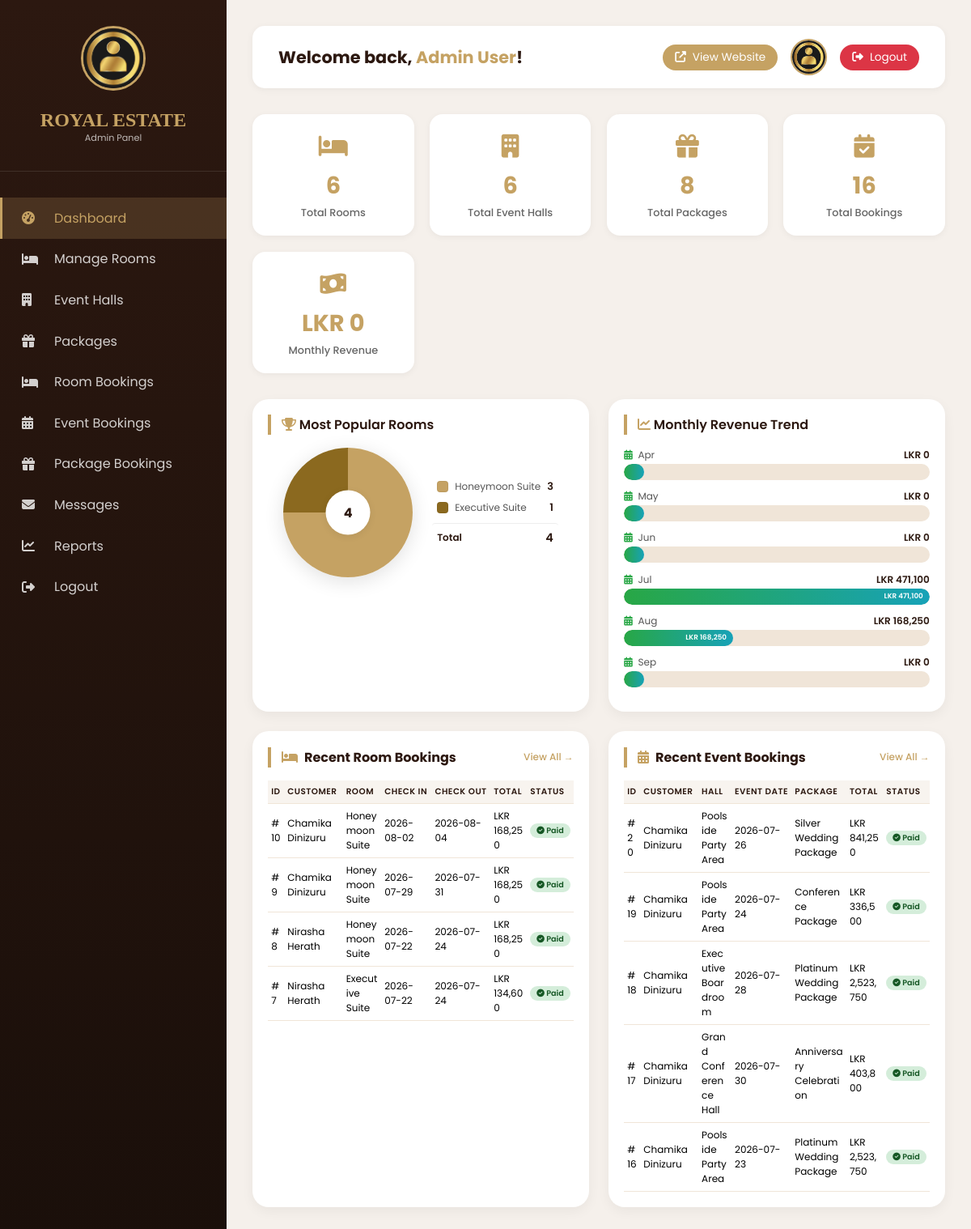
The app's page /admin/index.php (signed in) with its own data.
### tables this page shows
CREATE TABLE `room_bookings` (
  `id` int(11) NOT NULL,
  `user_id` int(11) NOT NULL,
  `room_id` int(11) NOT NULL,
  `check_in` date NOT NULL,
  `check_out` date NOT NULL,
  `guests` int(11) NOT NULL,
  `total_price` decimal(10,2) NOT NULL,
  `special_requests` text DEFAULT NULL,
  `status` enum('pending','confirmed','cancelled','completed') DEFAULT 'pending',
  `payment_status` enum('unpaid','paid','refunded') NOT NULL DEFAULT 'unpaid',
  `stripe_payment_intent_id` varchar(255) DEFAULT NULL,
  `created_at` timestamp NOT NULL DEFAULT current_timestamp()
);

CREATE TABLE `users` (
  `id` int(11) NOT NULL,
  `name` varchar(100) NOT NULL,
  `email` varchar(100) NOT NULL,
  `password` varchar(255) NOT NULL,
  `role` enum('user','admin','owner') DEFAULT 'user',
  `avatar` varchar(255) DEFAULT 'https://randomuser.me/api/portraits/men/32.jpg',
  `created_at` timestamp NOT NULL DEFAULT current_timestamp()
);

CREATE TABLE `rooms` (
  `id` int(11) NOT NULL,
  `name` varchar(100) NOT NULL,
  `price` decimal(10,2) NOT NULL,
  `max_guests` int(11) NOT NULL,
  `description` text DEFAULT NULL,
  `features` text DEFAULT NULL,
  `badge` varchar(100) DEFAULT 'Premium',
  `image` varchar(255) DEFAULT NULL,
  `images` text DEFAULT NULL,
  `status` enum('active','inactive') DEFAULT 'active',
  `created_at` timestamp NOT NULL DEFAULT current_timestamp()
);

CREATE TABLE `event_bookings` (
  `id` int(11) NOT NULL,
  `user_id` int(11) NOT NULL,
  `hall_id` int(11) NOT NULL,
  `package_id` int(11) NOT NULL,
  `event_date` date NOT NULL,
  `guests` int(11) NOT NULL,
  `special_requests` text DEFAULT NULL,
  `estimated_price` decimal(10,2) NOT NULL,
  `final_price` decimal(10,2) DEFAULT NULL,
  `status` enum('pending','approved','rejected','completed') DEFAULT 'pending',
  `payment_status` enum('unpaid','paid','refunded') NOT NULL DEFAULT 'unpaid',
  `stripe_payment_intent_id` varchar(255) DEFAULT NULL,
  `booking_type` enum('event_hall','package') DEFAULT 'event_hall',
  `whatsapp_link` varchar(255) DEFAULT NULL,
  `created_at` timestamp NOT NULL DEFAULT current_timestamp(),
  `updated_at` timestamp NOT NULL DEFAULT current_timestamp() ON UPDATE current_timestamp()
);

CREATE TABLE `event_halls` (
  `id` int(11) NOT NULL,
  `name` varchar(100) NOT NULL,
  `category` enum('wedding','party','conference') DEFAULT 'wedding',
  `capacity` int(11) NOT NULL,
  `base_price` decimal(10,2) NOT NULL,
  `description` text DEFAULT NULL,
  `amenities` text DEFAULT NULL,
  `badge` varchar(100) DEFAULT 'Premium',
  `image` varchar(255) DEFAULT NULL,
  `images` text DEFAULT NULL,
  `status` enum('active','inactive') DEFAULT 'active',
  `created_at` timestamp NOT NULL DEFAULT current_timestamp()
);

CREATE TABLE `packages` (
  `id` int(11) NOT NULL,
  `name` varchar(100) NOT NULL,
  `price` decimal(10,2) NOT NULL,
  `category` enum('wedding','party','corporate') DEFAULT 'wedding',
  `description` text DEFAULT NULL,
  `inclusions` text DEFAULT NULL,
  `image` varchar(255) DEFAULT NULL,
  `images` text DEFAULT NULL,
  `status` enum('active','inactive') DEFAULT 'active',
  `created_at` timestamp NOT NULL DEFAULT current_timestamp()
);

### admin/index.php (the view, shortened to what the rows shown need)
<?php
$admin_name = $_SESSION['user_name'];
require_once '../config/db_connection.php';
$recent_rooms = $conn->query("
    SELECT rb.id, u.name AS customer, r.name AS room, rb.check_in, rb.check_out, rb.total_price, rb.status, rb.payment_status
    FROM room_bookings rb
    JOIN users u ON rb.user_id = u.id
    JOIN rooms r ON rb.room_id = r.id
    ORDER BY rb.created_at DESC LIMIT 5
")->fetch_all(MYSQLI_ASSOC);
$recent_events = $conn->query("
    SELECT eb.id, u.name AS customer, h.name AS hall, eb.event_date, p.name AS package, eb.guests, eb.estimated_price, eb.final_price, eb.status, eb.payment_status
    FROM event_bookings eb
    JOIN users u ON eb.user_id = u.id
    JOIN event_halls h ON eb.hall_id = h.id
    JOIN packages p ON eb.package_id = p.id
    ORDER BY eb.created_at DESC LIMIT 5
")->fetch_all(MYSQLI_ASSOC);
?>
<!DOCTYPE html>
<html lang="en">
<head>
    <link rel="stylesheet" href="https://cdnjs.cloudflare.com/ajax/libs/font-awesome/6.4.0/css/all.min.css">
</head>
<body>
<div class="admin-container">
    <div class="sidebar" id="sidebar">
        <div class="sidebar-header">
            <h2>ROYAL ESTATE</h2>
        </div>
    </div>
    <div class="main-content">
        <div class="top-bar">
            <h2>Welcome back, <span><?php echo htmlspecialchars($admin_name); ?></span>!</h2>
        </div>
        <div class="recent-section">
            <div class="card">
                <div class="table-wrapper">
                    <table>
                        <thead>
                            <tr>
                                <th>ID</th>
                                <th>Customer</th>
                                <th>Room</th>
                                <th>Check In</th>
                                <th>Check Out</th>
                                <th>Total</th>
                                <th>Status</th>
                            </tr>
                        </thead>
                        <tbody>
                            <?php if (empty($recent_rooms)): ?>
                                <tr><td colspan="7" class="no-results">No room bookings yet.</td></tr>
                            <?php else: ?>
                                <?php foreach($recent_rooms as $b): ?>
                                <tr>
                                    <td data-label="ID">#<?php echo $b['id']; ?></td>
                                    <td data-label="Customer"><?php echo htmlspecialchars($b['customer']); ?></td>
                                    <td data-label="Room"><?php echo htmlspecialchars($b['room']); ?></td>
                                    <td data-label="Check In"><?php echo $b['check_in']; ?></td>
                                    <td data-label="Check Out"><?php echo $b['check_out']; ?></td>
                                    <td data-label="Total">LKR <?php echo number_format($b['total_price']); ?></td>
                                    <td data-label="Status">
                                        <?php
                                        if (isset($b['payment_status']) && $b['payment_status'] === 'paid') {
                                            echo '<span class="badge badge-paid"><i class="fas fa-check-circle"></i> Paid</span>';
                                        } else {
                                            echo '<span class="badge badge-' . strtolower($b['status']) . '">' . ucfirst($b['status']) . '</span>';
                                        }
                                        ?>
                                    </td>
                                </tr>
                                <?php endforeach; ?>
                            <?php endif; ?>
                        </tbody>
                    </table>
                </div>
            </div>
            <div class="card">
                <div class="table-wrapper">
                    <table>
                        <thead>
                            <tr>
                                <th>ID</th>
                                <th>Customer</th>
                                <th>Hall</th>
                                <th>Event Date</th>
                                <th>Package</th>
                                <th>Total</th>
                                <th>Status</th>
                            </tr>
                        </thead>
                        <tbody>
                            <?php if (empty($recent_events)): ?>
                                <tr><td colspan="7" class="no-results">No event bookings yet.</td></tr>
                            <?php else: ?>
                                <?php foreach($recent_events as $b): ?>
                                <tr>
                                    <td data-label="ID">#<?php echo $b['id']; ?></td>
                                    <td data-label="Customer"><?php echo htmlspecialchars($b['customer']); ?></td>
                                    <td data-label="Hall"><?php echo htmlspecialchars($b['hall']); ?></td>
                                    <td data-label="Event Date"><?php echo $b['event_date']; ?></td>
                                    <td data-label="Package"><?php echo htmlspecialchars($b['package']); ?></td>
                                    <td data-label="Total">
                                        <?php
                                        $price = $b['final_price'] ?? $b['estimated_price'];
                                        echo 'LKR ' . number_format($price);
                                        ?>
                                    </td>
                                    <td data-label="Status">
                                        <?php
                                        if (isset($b['payment_status']) && $b['payment_status'] === 'paid') {
                                            echo '<span class="badge badge-paid"><i class="fas fa-check-circle"></i> Paid</span>';
                                        } else {
                                            echo '<span class="badge badge-' . strtolower($b['status']) . '">' . ucfirst($b['status']) . '</span>';
                                        }
                                        ?>
                                    </td>
                                </tr>
                                <?php endforeach; ?>
                            <?php endif; ?>
                        </tbody>
                    </table>
                </div>
            </div>
        </div>
    </div>
</div>
</body>
</html>

### records on screen
room_bookings: id "10", user.name "Chamika Dinizuru", room.name "Honeymoon Suite", check_in "2026-08-02", check_out "2026-08-04", total_price "168,250", payment_status "paid" (drawn)
room_bookings: id "9", user.name "Chamika Dinizuru", room.name "Honeymoon Suite", check_in "2026-07-29", check_out "2026-07-31", total_price "168,250", payment_status "paid" (drawn)
room_bookings: id "8", user.name "Nirasha Herath", room.name "Honeymoon Suite", check_in "2026-07-22", check_out "2026-07-24", total_price "168,250", payment_status "paid" (drawn)
room_bookings: id "7", user.name "Nirasha Herath", room.name "Executive Suite", check_in "2026-07-22", check_out "2026-07-24", total_price "134,600", payment_status "paid" (drawn)
event_bookings: id "20", user.name "Chamika Dinizuru", hall.name "Poolside Party Area", event_date "2026-07-26", package.name "Silver Wedding Package", price "841,250", payment_status "paid" (drawn)
event_bookings: id "19", user.name "Chamika Dinizuru", hall.name "Poolside Party Area", event_date "2026-07-24", package.name "Conference Package", price "336,500", payment_status "paid" (drawn)
event_bookings: id "18", user.name "Chamika Dinizuru", hall.name "Executive Boardroom", event_date "2026-07-28", package.name "Platinum Wedding Package", price "2,523,750", payment_status "paid" (drawn)
event_bookings: id "17", user.name "Chamika Dinizuru", hall.name "Grand Conference Hall", event_date "2026-07-30", package.name "Anniversary Celebration", price "403,800", payment_status "paid" (drawn)
event_bookings: id "16", user.name "Chamika Dinizuru", hall.name "Poolside Party Area", event_date "2026-07-23", package.name "Platinum Wedding Package", price "2,523,750", payment_status "paid" (drawn)

### other values on screen
$admin_name "Admin User"
$rooms_total "6"
$halls_total "6"
$packages_total "8"
$total_bookings "16"
$monthly_revenue "0"
substr($room['name'], 0, 15) "Honeymoon Suite"
$room['bookings'] "3"
substr($room['name'], 0, 15) "Executive Suite"
$room['bookings'] "1"
$total_bookings_popular "4"
$item['month'] "Apr"
$item['revenue'] "0"
$item['month'] "May"
$item['month'] "Jun"
